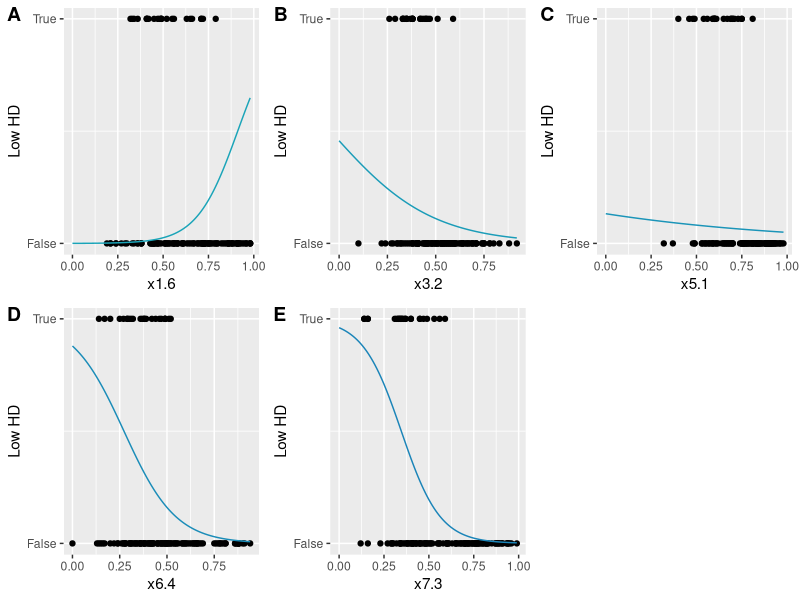
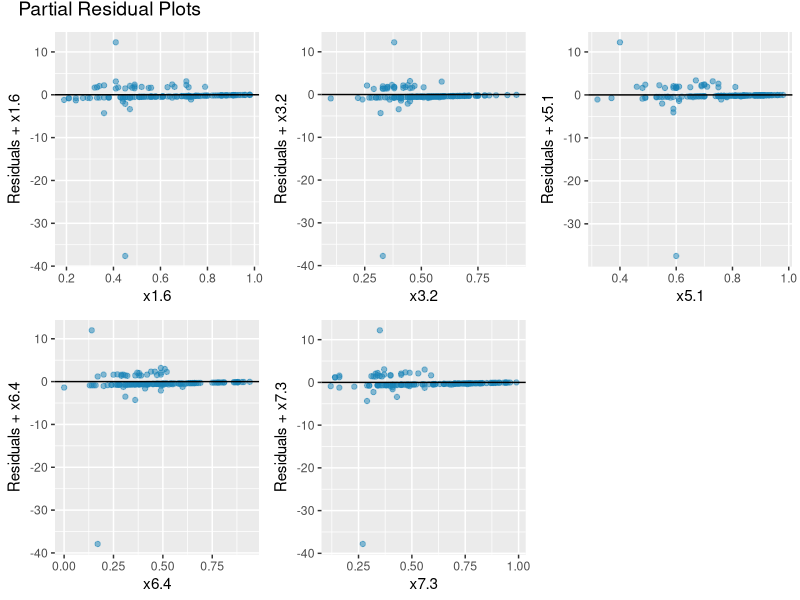
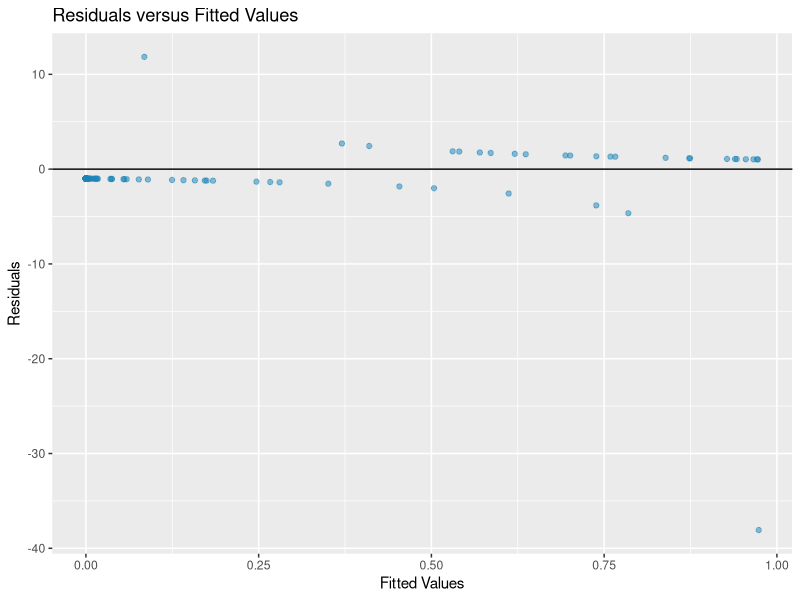

Write the R code that produced these figures, in order.
## ---- chunk 1
knitr::opts_chunk$set(echo = TRUE)
## ---- chunk 2
# Load Libraries
library(dplyr)
library(ggplot2)
library(ggpubr)
library(knitr)
library(car)

data = read.csv("./data/data_clean.csv")
## ---- chunk 3
selected_columns = data[, c("country","year", "region", "hdi", "x1.6","x3.2", "x5.1", "x6.4", "x7.3")]
selected_columns_2021 = selected_columns[selected_columns$year == "2021",]
selected_columns_2021$low_HD = as.numeric(selected_columns_2021$hdi <= 0.550)

# Fit logisitic regression
logreg = glm(low_HD~x1.6+x3.2+x5.1+x6.4+x7.3+region,data=selected_columns_2021,family="binomial")
summary(logreg)
kable(summary(logreg)$coefficients)
## ---- chunk 4
logreg_noRegion = glm(low_HD~x1.6+x3.2+x5.1+x6.4+x7.3,data=selected_columns_2021,family="binomial")

anova(logreg_noRegion, logreg, test = "LRT")
## ---- chunk 5
# Plot regression
dummy_x1.6 = seq(0,max(selected_columns_2021$x1.6,na.rm=T),0.01)
dummy_x3.2 = seq(0,max(selected_columns_2021$x3.2,na.rm=T),0.01)
dummy_x5.1 = seq(0,max(selected_columns_2021$x5.1,na.rm=T),0.01)
dummy_x6.4 = seq(0,max(selected_columns_2021$x6.4,na.rm=T),0.01)
dummy_x7.3 = seq(0,max(selected_columns_2021$x7.3,na.rm=T),0.01)

average_x1.6 = mean(selected_columns_2021$x1.6,na.rm=T)
average_x3.2 = mean(selected_columns_2021$x1.6,na.rm=T)
average_x5.1 = mean(selected_columns_2021$x1.6,na.rm=T)
average_x6.4 = mean(selected_columns_2021$x1.6,na.rm=T)
average_x7.3 = mean(selected_columns_2021$x1.6,na.rm=T)

yhat_x1.6 = predict(logreg,new=data.frame(x1.6=dummy_x1.6, x3.2 = rep(average_x3.2, length(dummy_x1.6)), x5.1 = rep(average_x5.1, length(dummy_x1.6)), x6.4 = rep(average_x6.4, length(dummy_x1.6)), x7.3 = rep(average_x7.3, length(dummy_x1.6)), region = rep("Sub-Saharan Africa", length(dummy_x1.6))))
yhat_x3.2 = predict(logreg,new=data.frame(x1.6=rep(average_x1.6, length(dummy_x3.2)), x3.2 = dummy_x3.2, x5.1 = rep(average_x5.1, length(dummy_x3.2)), x6.4 = rep(average_x6.4, length(dummy_x3.2)), x7.3 = rep(average_x7.3, length(dummy_x3.2)),region = rep("Sub-Saharan Africa", length(dummy_x3.2))))
yhat_x5.1 = predict(logreg,new=data.frame(x1.6=rep(average_x1.6, length(dummy_x5.1)), x3.2 = rep(average_x3.2, length(dummy_x5.1)), x5.1 = dummy_x5.1, x6.4 = rep(average_x6.4, length(dummy_x5.1)), x7.3 = rep(average_x7.3, length(dummy_x5.1)), region = rep("Sub-Saharan Africa", length(dummy_x5.1))))
yhat_x6.4 = predict(logreg,new=data.frame(x1.6=rep(average_x1.6, length(dummy_x6.4)), x3.2 = rep(average_x3.2, length(dummy_x6.4)), x5.1 = rep(average_x5.1, length(dummy_x6.4)), x6.4 = dummy_x6.4, x7.3 = rep(average_x7.3, length(dummy_x6.4)), region = rep("Sub-Saharan Africa", length(dummy_x6.4))))
yhat_x7.3 = predict(logreg,new=data.frame(x1.6=rep(average_x1.6, length(dummy_x7.3)), x3.2 = rep(average_x3.2, length(dummy_x7.3)), x5.1 = rep(average_x5.1, length(dummy_x7.3)), x6.4 = rep(average_x6.4, length(dummy_x7.3)), x7.3 = dummy_x7.3, region = rep("Sub-Saharan Africa", length(dummy_x7.3))))

phat_x1.6 = exp(yhat_x1.6)/(1+exp(yhat_x1.6))
phat_x3.2 = exp(yhat_x3.2)/(1+exp(yhat_x3.2))
phat_x5.1 = exp(yhat_x5.1)/(1+exp(yhat_x5.1))
phat_x6.4 = exp(yhat_x6.4)/(1+exp(yhat_x6.4))
phat_x7.3 = exp(yhat_x7.3)/(1+exp(yhat_x7.3))

p1 = ggplot() + geom_point(data = selected_columns_2021, aes(x=x1.6, y=low_HD)) + geom_line(aes(x=dummy_x1.6,y=phat_x1.6), color = "#1aa4b8", data =as.data.frame(cbind(dummy_x1.6, phat_x1.6)))+ scale_y_continuous(breaks = c(0, 1), labels = c("False", "True")) + labs(y = "Low HD")
p2 = ggplot() + geom_point(data = selected_columns_2021, aes(x=x3.2, y=low_HD)) + geom_line(aes(x=dummy_x3.2,y=phat_x3.2), color = "#1a9cb8", data =as.data.frame(cbind(dummy_x3.2, phat_x3.2)))+ scale_y_continuous(breaks = c(0, 1), labels = c("False", "True"))+ labs(y = "Low HD")
p3 = ggplot() + geom_point(data = selected_columns_2021, aes(x=x5.1, y=low_HD)) + geom_line(aes(x=dummy_x5.1,y=phat_x5.1), color = "#1a94b8", data =as.data.frame(cbind(dummy_x5.1, phat_x5.1)))+ scale_y_continuous(breaks = c(0, 1), labels = c("False", "True"))+ labs(y = "Low HD")
p4 = ggplot() + geom_point(data = selected_columns_2021, aes(x=x6.4, y=low_HD)) + geom_line(aes(x=dummy_x6.4,y=phat_x6.4), color = "#1a8cb8", data =as.data.frame(cbind(dummy_x6.4, phat_x6.4)))+ scale_y_continuous(breaks = c(0, 1), labels = c("False", "True"))+ labs(y = "Low HD")
p5 = ggplot() + geom_point(data = selected_columns_2021, aes(x=x7.3, y=low_HD)) + geom_line(aes(x=dummy_x7.3,y=phat_x7.3), color = "#1a84b8", data =as.data.frame(cbind(dummy_x7.3, phat_x7.3)))+ scale_y_continuous(breaks = c(0, 1), labels = c("False", "True"))+ labs( y = "Low HD")

ggarrange(p1,p2,p3,p4,p5, nrow = 2, ncol=3, labels = c("A","B","C","D","E"))
## ---- chunk 6
# Logistic Regression Assumptions

# Check for linearity between explanatory variables and residuals, as well as with residuals and fitted values
residuals = as.data.frame(cbind(selected_columns_2021, logreg$fitted.values, logreg$residuals))
p2 = ggplot() + geom_point(data = residuals, aes(x=x1.6, y=(logreg$residuals+x1.6)), color = "#1a84b8", alpha = 0.5) + geom_hline(yintercept=0)+ labs(x = "x1.6", y ="Residuals + x1.6")
p3 = ggplot() + geom_point(data = logreg, aes(x=x3.2, y=(logreg$residuals+x3.2)), color = "#1a84b8", alpha = 0.5) + geom_hline(yintercept=0)+ labs(x = "x3.2", y ="Residuals + x3.2")
p4 = ggplot() + geom_point(data = logreg, aes(x=x5.1, y=(logreg$residuals+x5.1)), color = "#1a84b8", alpha = 0.5) + geom_hline(yintercept=0)+ labs(x = "x5.1", y ="Residuals + x5.1")
p5 = ggplot() + geom_point(data = logreg, aes(x=x6.4, y=(logreg$residuals+x6.4)), color = "#1a84b8", alpha = 0.5) + geom_hline(yintercept=0)+ labs(x = "x6.4", y ="Residuals + x6.4")
p6 = ggplot() + geom_point(data = logreg, aes(x=x7.3, y=(logreg$residuals+x7.3)), color = "#1a84b8", alpha = 0.5) + geom_hline(yintercept=0)+ labs(x = "x7.3", y ="Residuals + x7.3")

p7 = ggarrange(p2,p3,p4,p5,p6)
annotate_figure(p7, fig.lab = "Partial Residual Plots", top = text_grob(" ", color = "red", face = "bold", size = 14), fig.lab.size=14)

p1 = ggplot() + geom_point(data = residuals, aes(x=logreg$fitted.values, y=(logreg$residuals)), color = "#1a84b8", alpha = 0.5) + geom_hline(yintercept=0)+ labs(x = "Fitted Values", y ="Residuals", title= "Residuals versus Fitted Values")
p1

# Check for multicollinearity of explanatory variables
kable(t(vif(logreg)[,1]))

kable(data.frame("Category" = c("Constraints on Government Powers","Open Government","Order and Security","Regulatory Enforcement","Civil Justice"), "Representative_Variable" = c("Transition of power is subject to the law","Right to information","Crime is effectively controlled","Due process is respected in administrative proceedings","Civil justice is free of corruption"), "Name"=c("x1.6","x3.2","x5.1","x6.4","x7.3")))
